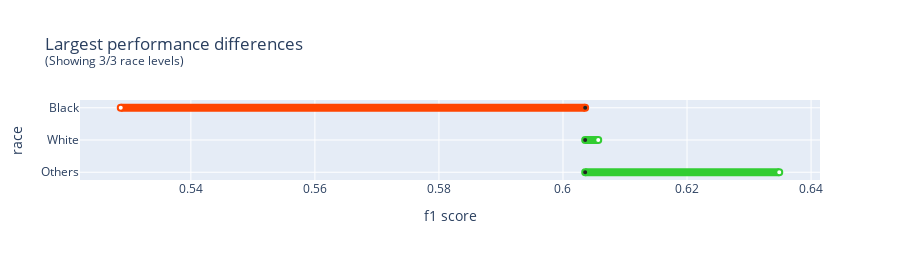

Here is the notebook cell this chart was saved with:
### Markdown cell above
### No control_feature no model_class

### Code cell
check = PerformanceDisparityReport(protected_feature="race", scorer="f1")
res = check.run(dataset, model=model)
res.display[0].show(rendered="svg")

### Figure 1 — Plotly figure (JSON) as saved in the notebook; plotly's stock layout.template omitted (floating-point values rounded to 4 significant figures)
{"data": [{"cliponaxis": false, "hovertemplate": ["%{y}: %{x} (group size: 1621)<extra></extra>", "baseline: %{x} (group size: 32561)<extra></extra>"], "line": {"color": "limegreen", "width": 8}, "marker": {"color": ["white", "#222222"], "line": {"color": ["limegreen", "limegreen"], "width": [2, 2]}, "size": 6, "symbol": 0}, "mode": "lines+text+markers", "opacity": 1, "showlegend": false, "type": "scatter", "x": [0.6349, 0.6036], "xaxis": "x", "y": ["Others", "Others"], "yaxis": "y"}, {"cliponaxis": false, "hovertemplate": ["%{y}: %{x} (group size: 27816)<extra></extra>", "baseline: %{x} (group size: 32561)<extra></extra>"], "line": {"color": "limegreen", "width": 8}, "marker": {"color": ["white", "#222222"], "line": {"color": ["limegreen", "limegreen"], "width": [2, 2]}, "size": 6, "symbol": 0}, "mode": "lines+text+markers", "opacity": 1, "showlegend": false, "type": "scatter", "x": [0.6057, 0.6036], "xaxis": "x", "y": [" White", " White"], "yaxis": "y"}, {"cliponaxis": false, "hovertemplate": ["%{y}: %{x} (group size: 3124)<extra></extra>", "baseline: %{x} (group size: 32561)<extra></extra>"], "line": {"color": "orangered", "width": 8}, "marker": {"color": ["white", "#222222"], "line": {"color": ["orangered", "orangered"], "width": [2, 2]}, "size": 6, "symbol": 0}, "mode": "lines+text+markers", "opacity": 1, "showlegend": false, "type": "scatter", "x": [0.5287, 0.6036], "xaxis": "x", "y": [" Black", " Black"], "yaxis": "y"}], "layout": {"height": 260, "title": {"text": "Largest performance differences<br><sup>(Showing 3/3 race levels)</sup>"}, "xaxis": {"anchor": "y", "domain": [0, 1], "title": {"text": "f1 score"}}, "yaxis": {"anchor": "x", "domain": [0, 1], "tickmode": "linear", "title": {"text": "race"}}}}
